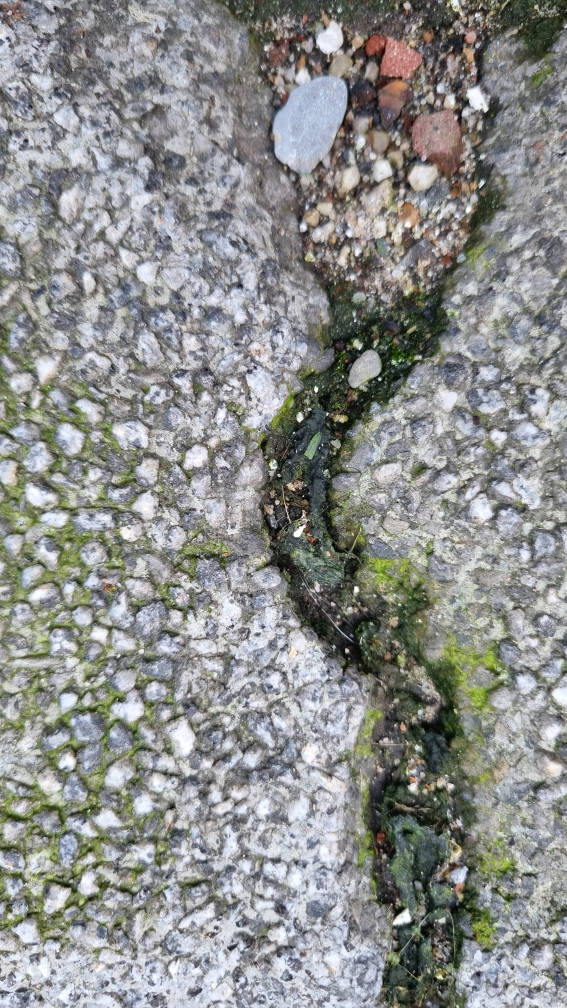
#> input picture testt.jpg, 2268 x 4032 px (shown at 1/4 size)
$ python -i awel.py   (imports and definitions only)
#> lines starting #> are read from the running program, lines starting #| are printed output that depends on the picture; after the words box and inside, x2 and y2 are one past the last pixel; in counts of white or black regions, pixels touching at a corner belong together
#!/usr/bin/env python3
# -*- coding: utf-8 -*-
"""
Created on Tue Oct 31 21:37:40 2023

@author: alyafaraht
"""

#!/usr/bin/env python3
# -*- coding: utf-8 -*-
import os
import imutils
import cv2
import pandas as pd
from PIL import Image
from PIL.ExifTags import TAGS, GPSTAGS
from fractions import Fraction
import requests
import json


# -----------------------------Extract GPS data-----------------------------
def fraction_to_decimal(fraction):
    return float(fraction.numerator) / float(fraction.denominator)

# [31 lines left out: function extract_gps, not called in this run]

# -----------------------------Extract distance data-----------------------------
def extract_distance(image_loc):
#> called with image_loc = 'testt.jpg'
    image = cv2.imread(image_loc)
#> image is the input picture: shape (4032, 2268, 3); mean B, G, R 140.2, 142.3, 140.7
    scale = 0.02  # Adjust this value according to the height of the drones
    gray = cv2.cvtColor(image, cv2.COLOR_BGR2GRAY)
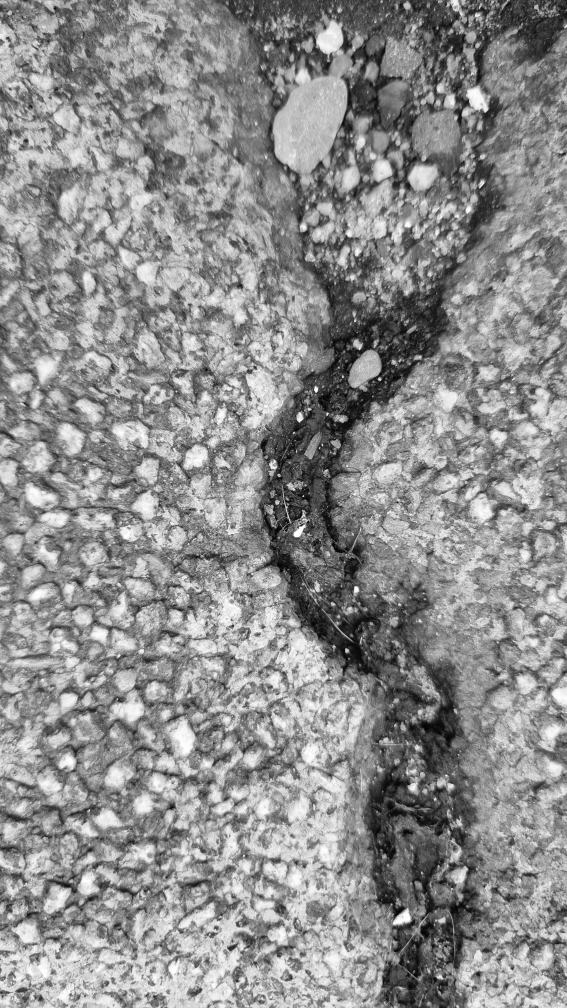
#> gray: shape (4032, 2268) (shown at 1/4 size); min 0, max 255, mean 141.6
    blur = cv2.GaussianBlur(gray, (15, 15), 0)
    thresh = cv2.threshold(blur, 80, 255, cv2.THRESH_BINARY)[1]
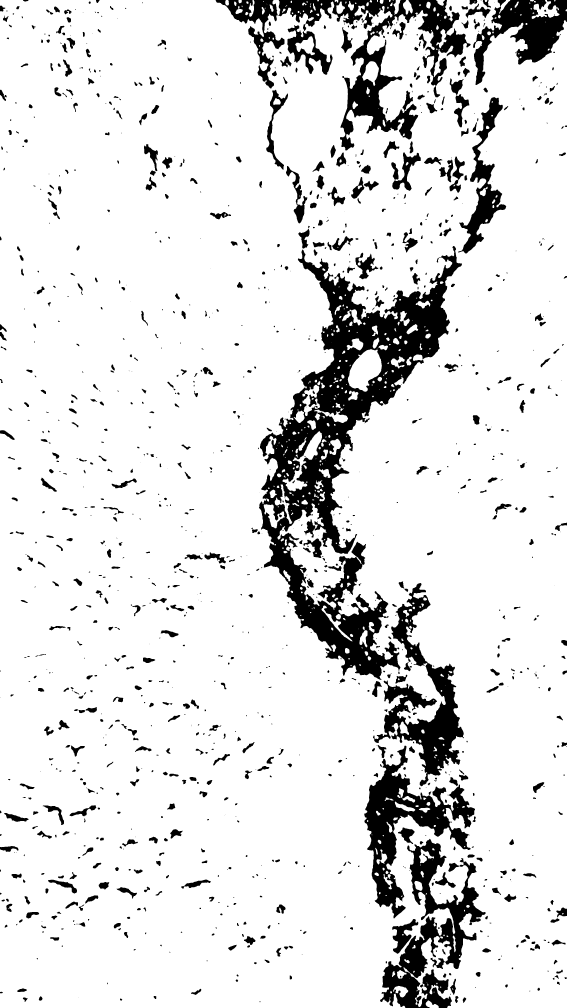
#> thresh: shape (4032, 2268) (shown at 1/4 size); 88% white; 1230 black regions (319 under 20 px), largest, box (x1, y1, x2, y2) and area: (1036, 984, 1848, 2719) 374302, (1113, 0, 1883, 602) 106203, (1520, 3355, 1943, 4032) 92162
    thresh1 = cv2.erode(thresh, None, iterations=2)
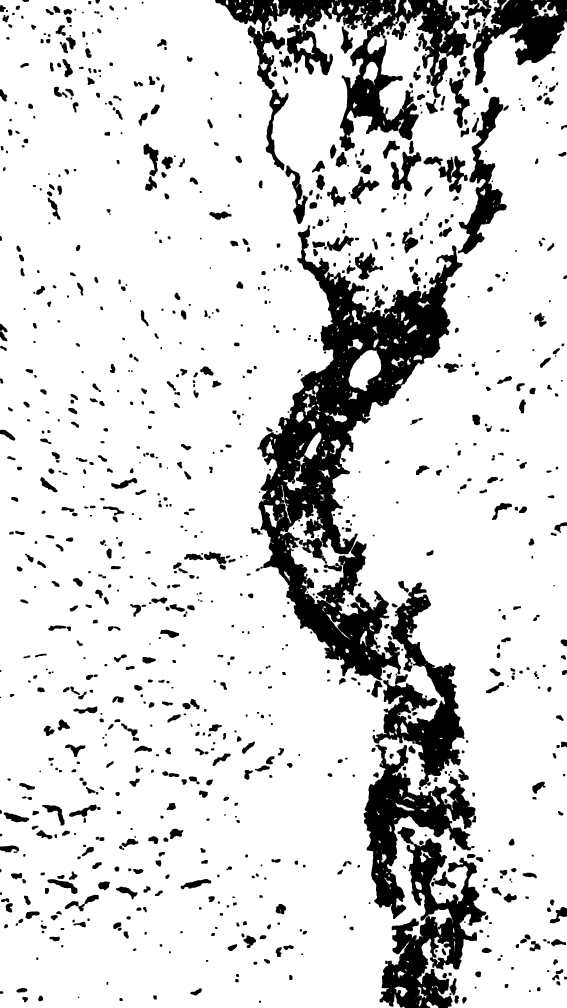
#> thresh1: shape (4032, 2268) (shown at 1/4 size); 84.3% white; 1079 black regions, largest, box (x1, y1, x2, y2) and area: (1030, 901, 1850, 2721) 442032, (861, 0, 1885, 604) 178091, (1518, 3308, 1945, 4032) 121411
    thresh2 = cv2.dilate(thresh1, None, iterations=2)
#> thresh2: shape (4032, 2268); 87.8% white; 1163 black regions (300 under 20 px), largest, box (x1, y1, x2, y2) and area: (1032, 984, 1848, 2719) 380833, (863, 0, 1883, 602) 133186, (1520, 3355, 1943, 4032) 99512
    inverted_thresh = cv2.bitwise_not(thresh2)
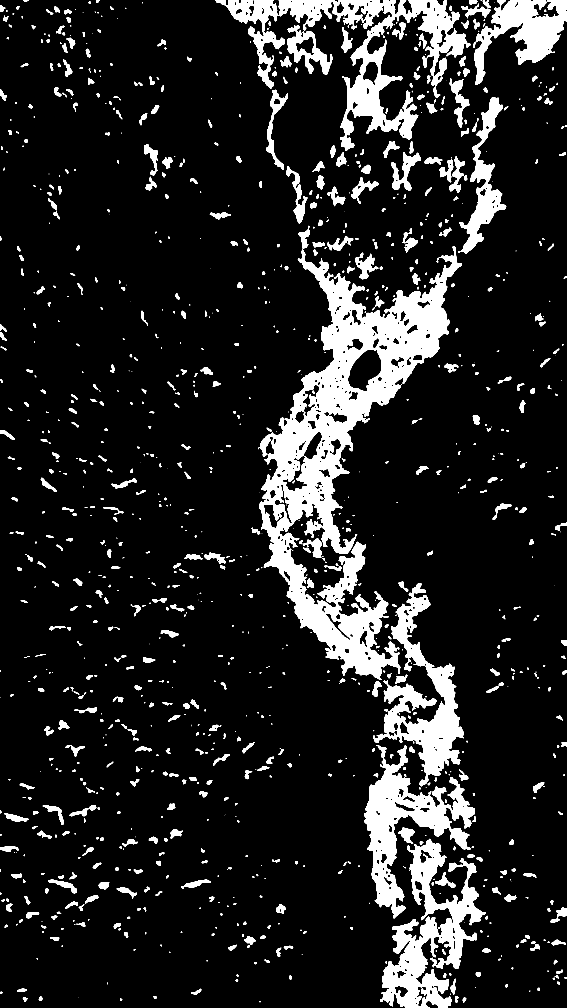
#> inverted_thresh: shape (4032, 2268) (shown at 1/4 size); 12.2% white; 1163 white regions (300 under 20 px)
    cnts = cv2.findContours(inverted_thresh.copy(), cv2.RETR_EXTERNAL, cv2.CHAIN_APPROX_SIMPLE)
#> cnts = 1159 contours, 374 with area under 20; largest, box (x1, y1, x2, y2) and area: (1032, 984, 1848, 2719) 446437, (863, 0, 1883, 602) 139956, (1520, 3355, 1943, 4032) 104986, (1457, 2980, 1900, 3674) 94672, (1492, 2332, 1856, 3145) 86070
    cnts = imutils.grab_contours(cnts)
    c = max(cnts, key=cv2.contourArea)
#> c = contour of 5399 points, box (x1, y1, x2, y2) (1032, 984, 1848, 2719), area 446437
    extRight = tuple(c[c[:, :, 0].argmax()][0])
#> extRight = (1847, 1057)
    extLeft = tuple(c[c[:, :, 0].argmin()][0])
#> extLeft = (1032, 1793)
    left_distance = extLeft[0] * scale
#> left_distance = 20.64
    right_distance = ((image.shape[1] - extRight[0]) * scale)
#> right_distance = 8.42
    if left_distance == 0:
        distance = right_distance
    elif right_distance == 0:
        distance = left_distance
    else:
        distance = max(left_distance, right_distance)
#> distance = 20.64
    data_distance = {'Distance': [distance]}
#> data_distance = {'Distance': [20.64]}
    df_distance = pd.DataFrame(data_distance)
#> df_distance = table of 1 rows and 1 columns
    return df_distance


# -----------------------------Make dataframe-----------------------------
# [39 lines left out: functions extract_image_urls, call_ael, not called in this run]

>>> result = extract_distance('testt.jpg')
#> result = table of 1 rows and 1 columns
